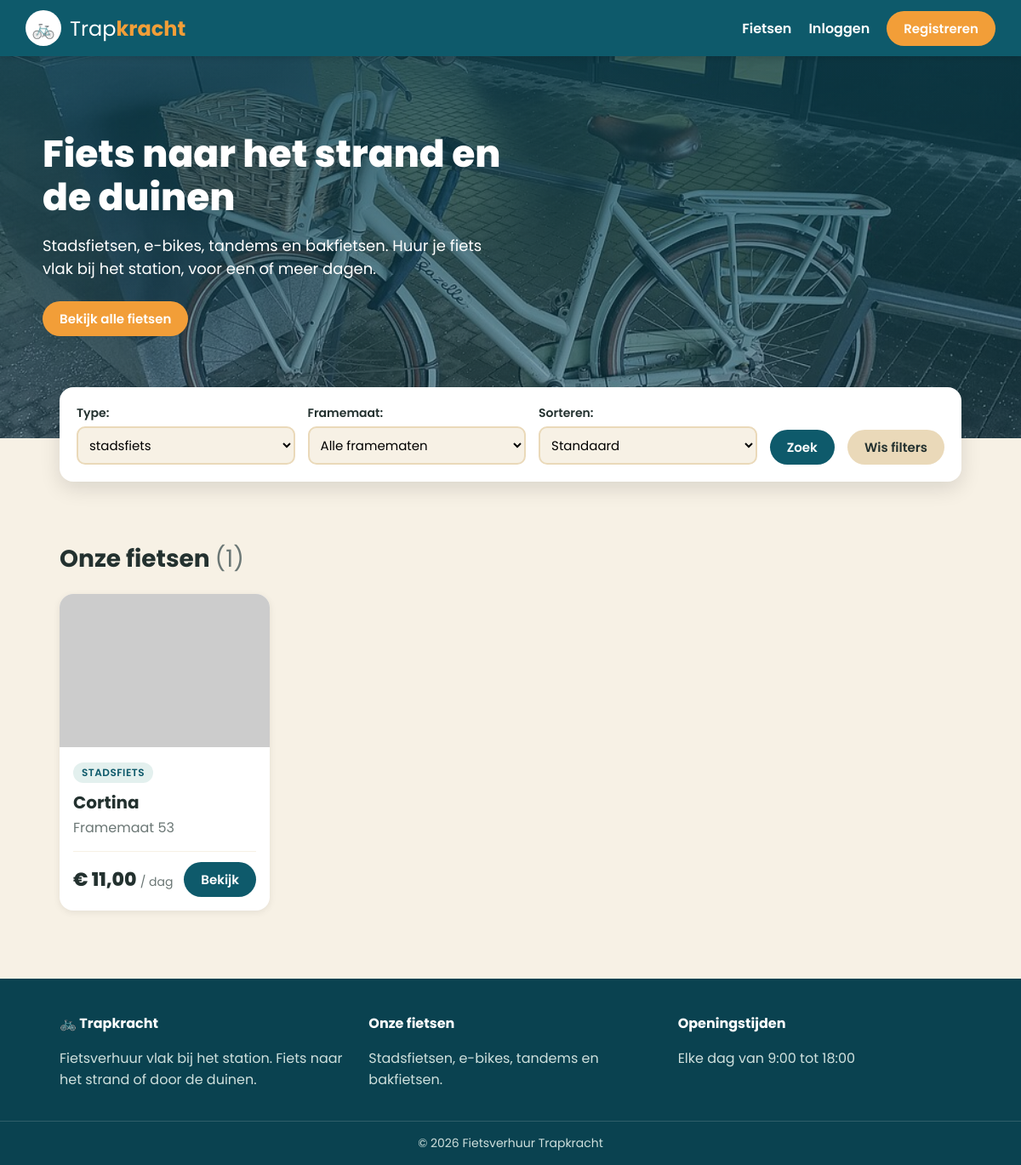
The app's page /index.php?type=1 with its own data.
### tables this page shows
CREATE TABLE `fietsen` (
  `id` int(11) NOT NULL AUTO_INCREMENT,
  `fiets_type_id` int(11) NOT NULL,
  `merk` varchar(255) NOT NULL,
  `framemaat` varchar(255) NOT NULL,
  `foto` varchar(255) DEFAULT NULL COMMENT 'pad naar de afbeelding',
  `dagprijs` decimal(8,2) NOT NULL,
  `deleted_at` timestamp NULL DEFAULT NULL COMMENT 'NULL = in de verhuur, datum = uit de verhuur (soft delete)',
  `created_at` timestamp NULL DEFAULT NULL,
  `updated_at` timestamp NULL DEFAULT NULL,
  PRIMARY KEY (`id`),
  KEY `fiets_type_id` (`fiets_type_id`),
  CONSTRAINT `fietsen_ibfk_1` FOREIGN KEY (`fiets_type_id`) REFERENCES `fiets_types` (`id`)
);

CREATE TABLE `fiets_types` (
  `id` int(11) NOT NULL AUTO_INCREMENT,
  `naam` varchar(255) NOT NULL COMMENT 'stadsfiets, e-bike, tandem, bakfiets',
  PRIMARY KEY (`id`),
  UNIQUE KEY `naam` (`naam`)
);

### www/index.php (the view, shortened to what this page needs)
<?php
require 'database.php';
$type      = $_GET['type'] ?? '';
$sorteer   = $_GET['sorteer'] ?? '';
try {
    $sql = "SELECT fietsen.*, fiets_types.naam AS type_naam
            FROM fietsen
            LEFT JOIN fiets_types ON fietsen.fiets_type_id = fiets_types.id
            WHERE fietsen.deleted_at IS NULL";
    $params = [];
    if ($type !== '') {
        $sql .= " AND fietsen.fiets_type_id = :type";
        $params['type'] = $type;
    }
    if ($sorteer === 'laag') {
        $sql .= " ORDER BY fietsen.dagprijs ASC";
    } elseif ($sorteer === 'hoog') {
        $sql .= " ORDER BY fietsen.dagprijs DESC";
    } else {
        $sql .= " ORDER BY fiets_types.naam, fietsen.merk";
    }
    $stmt = $conn->prepare($sql);
    $stmt->execute($params);
    $fietsen = $stmt->fetchAll(PDO::FETCH_ASSOC);
    $stmt = $conn->prepare("SELECT DISTINCT fiets_types.id, fiets_types.naam
                            FROM fietsen
                            LEFT JOIN fiets_types ON fietsen.fiets_type_id = fiets_types.id
                            WHERE fietsen.deleted_at IS NULL
                            ORDER BY fiets_types.naam");
    $stmt->execute();
    $types = $stmt->fetchAll(PDO::FETCH_ASSOC);
} catch (PDOException $e) {
    error_log("Database error: " . $e->getMessage());
    header('Location: 500.php');
    exit;
}
require 'header.php';
?>
<main>
    <section class="hero">
        <div class="hero-content">
            <h1>Fiets naar het strand en de duinen</h1>
            <p>Stadsfietsen, e-bikes, tandems en bakfietsen. Huur je fiets vlak bij het station, voor een of meer dagen.</p>
            <a href="#fietsen" class="btn btn-orange">Bekijk alle fietsen</a>
        </div>
    </section>
    <div class="container">
        <form action="index.php#fietsen" method="get" class="filter">
            <div>
                <label for="type">Type:</label>
                <select name="type" id="type">
                    <?php foreach ($types as $t) : ?>
                        <option value="<?php echo htmlspecialchars($t['id']) ?>" <?php echo $t['id'] == $type ? 'selected' : '' ?>><?php echo htmlspecialchars($t['naam']) ?></option>
                    <?php endforeach; ?>
                </select>
            </div>
            <div>
                <label for="framemaat">Framemaat:</label>
                <select name="framemaat" id="framemaat">
                    <option value="">Alle framematen</option>
                </select>
            </div>
            <div>
                <label for="sorteer">Sorteren:</label>
                <select name="sorteer" id="sorteer">
                    <option value="">Standaard</option>
                </select>
            </div>
            <button type="submit" class="btn">Zoek</button>
            <a href="index.php" class="btn btn-light">Wis filters</a>
        </form>
    </div>
    <div class="container" id="fietsen">
        <h2 class="section-title">Onze fietsen <span>(<?php echo count($fietsen) ?>)</span></h2>
        <div class="products">
            <?php foreach ($fietsen as $fiets) : ?>
                <div class="product">
                    <img src="<?php echo isset($fiets['foto']) ? 'images/' . htmlspecialchars($fiets['foto']) : 'https://placehold.co/200' ?>" alt="<?php echo htmlspecialchars($fiets['merk']) ?>">
                    <div class="product-info">
                        <span class="badge"><?php echo htmlspecialchars($fiets['type_naam']) ?></span>
                        <h3><?php echo htmlspecialchars($fiets['merk']) ?></h3>
                        <p>Framemaat <?php echo htmlspecialchars($fiets['framemaat']) ?></p>
                        <div class="product-bottom">
                            <p class="price">€ <?php echo number_format($fiets['dagprijs'], 2, ',', '') ?> <span>/ dag</span></p>
                            <a href="fietsen_detail.php?id=<?php echo htmlspecialchars($fiets['id']) ?>" class="btn">Bekijk</a>
                        </div>
                    </div>
                </div>
            <?php endforeach; ?>
        </div>
    </div>
</main>
<?php require 'footer.php' ?>

### www/css/style.css (style rules this page uses)
:root { --zee: #0e5a6b; --zee-donker: #0a4250; --duin: #f7f1e5; --zand: #ead9b9; --zon: #f29e38; --zon-donker: #d9842a; --gras: #4f8a4b; --tekst: #23312f; --grijs: #6b7775; }
* { box-sizing: border-box; }
body { margin: 0; font-family: 'Poppins', Arial, Helvetica, sans-serif; background-color: var(--duin); color: var(--tekst); }
h1, h2, h3, h4 { margin-top: 0; }
.hero { background: linear-gradient(rgba(10, 66, 80, 0.75), rgba(10, 66, 80, 0.45)), url('../images/gazelle-stad.jpg') center / cover; color: white; padding: 90px 20px 120px; }
.hero-content { max-width: 1100px; margin: 0 auto; }
.hero h1 { font-size: 44px; font-weight: 800; max-width: 600px; line-height: 1.15; margin-bottom: 15px; }
.hero p { font-size: 18px; max-width: 520px; margin-bottom: 25px; }
.container { max-width: 1100px; margin: 0 auto; padding: 20px; }
.btn { display: inline-block; background-color: var(--zee); color: white; border: none; border-radius: 30px; padding: 9px 20px; font-family: inherit; font-size: 15px; font-weight: 600; text-decoration: none; cursor: pointer; transition: background-color 0.2s; }
.btn-orange { background-color: var(--zon); }
.btn-light { background-color: var(--zand); color: var(--tekst); }
.filter { display: flex; flex-wrap: wrap; gap: 15px; align-items: flex-end; background-color: white; padding: 20px; border-radius: 16px; box-shadow: 0 8px 24px rgba(0, 0, 0, 0.12); margin-top: -80px; }
.filter div { flex: 1; min-width: 160px; }
.filter label { display: block; font-weight: 600; font-size: 14px; margin-bottom: 5px; }
.filter select { width: 100%; padding: 9px; font-family: inherit; font-size: 15px; border: 2px solid var(--zand); border-radius: 10px; background-color: var(--duin); }
.section-title { font-size: 28px; margin: 20px 0; }
.section-title span { color: var(--grijs); font-weight: 400; }
.products { display: grid; grid-template-columns: repeat(auto-fill, minmax(240px, 1fr)); gap: 24px; }
.product { background-color: white; border-radius: 16px; overflow: hidden; box-shadow: 0 2px 8px rgba(0, 0, 0, 0.08); transition: transform 0.2s, box-shadow 0.2s; }
.product img { width: 100%; height: 180px; object-fit: cover; display: block; }
.product-info { padding: 16px; }
.product-info h3 { margin: 8px 0 2px; font-size: 20px; }
.product-info p { margin: 0; color: var(--grijs); }
.product-bottom { display: flex; justify-content: space-between; align-items: center; margin-top: 15px; padding-top: 12px; border-top: 1px solid var(--duin); }
.badge { display: inline-block; background-color: #e3f0ee; color: var(--zee); font-size: 12px; font-weight: 600; text-transform: uppercase; letter-spacing: 0.5px; padding: 3px 10px; border-radius: 20px; }
.price { font-size: 22px; font-weight: 800; color: var(--tekst) !important; }
.price span { font-size: 14px; font-weight: 400; color: var(--grijs); }
.container h2 { margin-top: 30px; }

### records on screen
fietsen: fiets_type.naam "STADSFIETS", merk "Cortina", framemaat "53", dagprijs "11,00"

### other values on screen
count($fietsen) "1"
form field type "stadsfiets"
